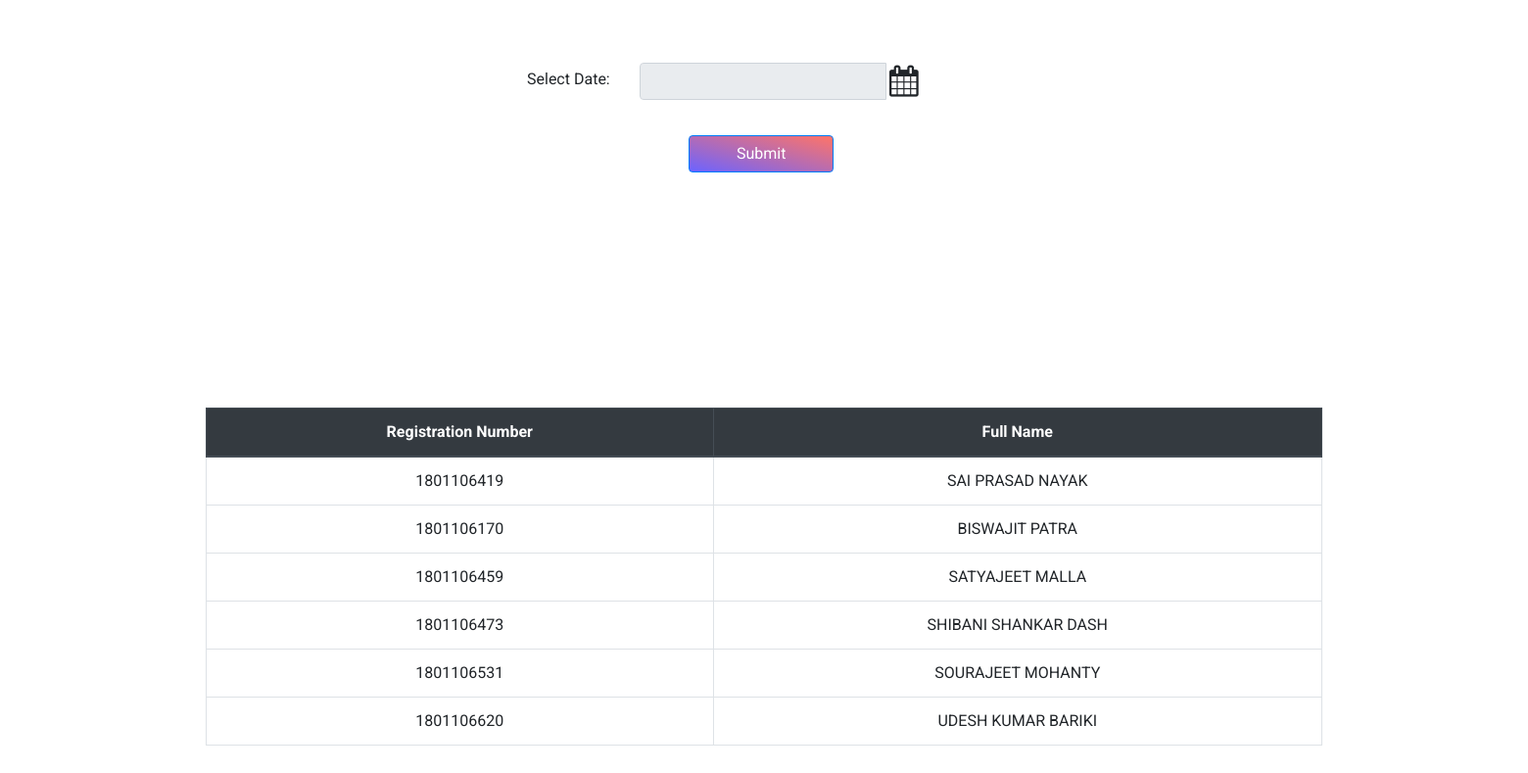
Screenshot of /table.php (signed in) with the database file from the repository.
### tables this page shows
CREATE TABLE `class` (
  `Registration_Number` int(255) NOT NULL,
  `Full_Name` varchar(255) NOT NULL,
  `06_08_2020` varchar(30) DEFAULT NULL,
  `06_09_2020` varchar(30) DEFAULT NULL
);

### table.php (the view, shortened to what this page needs)
   <?php
    require './dbconfig/config.php';
    $result = mysqli_query($con_class,"SELECT * FROM class");
   ?>
<!doctype html>
<html lang="en">
  <head>
    <link rel="stylesheet" href="https://stackpath.bootstrapcdn.com/bootstrap/4.4.1/css/bootstrap.min.css">
    <link rel="stylesheet" href="https://cdnjs.cloudflare.com/ajax/libs/bootstrap-datepicker/1.3.0/css/datepicker.css">
    <link rel="stylesheet" type="text/css" href="./style.css">
     <link rel="stylesheet" href="https://cdnjs.cloudflare.com/ajax/libs/font-awesome/4.2.0/css/font-awesome.min.css">
  </head>
  <body>
  <form id="dtform"  method="POST">
    <div class="container date">
        <div class="row form-group">
        <label>Select Date: </label>
        <div id="datepicker" class="input-group date" data-date-format="mm-dd-yyyy">
            <input class="form-control" id="date"  name="date" type="text" readonly />
            <span class="input-group-addon"><i class="fa fa-calendar fa-2x"></i></span>
        </div>
    </div>
    <input type="submit" name="submit_date" id="submit-date" class="btn btn-primary px-5"></input>
    </div>
    </form>
    <div class="container table-row">
        <div class="row">
        <table class="table table-bordered" id="table">
        <thead class="thead-dark">
          <tr class="text-center">
            <th scope="col">Registration Number</th>
            <th scope="col">Full Name </th>
          </tr>
        </thead>
        <tbody>
        <?php
        while($row = mysqli_fetch_array($result))
        {
          echo '<tr class="text-center">';
           echo  '<td scope="row">' . $row['Registration_Number'] . '</td>';
            echo '<td>' . $row['Full_Name'] . '</td>';
            echo '</tr>';
        }
          ?>
        </tbody>
      </table>
    </div>
    </div>
  </body>
</html>

### style.css (style rules this page uses)
body { margin: 0; padding: 0; width: 100%; height: 100vh; font-family: 'Roboto', sans-serif; font-size: 16px !important; }
.table-row { margin-top:6rem; }
.date label { margin: 5px 10px; }
#datepicker { width:18rem; margin: 0 20px 20px 20px; }
#datepicker i { padding:3px; }
.date { margin:4rem 33rem 15rem; }
.date .btn { margin:0 10rem; background: linear-gradient(15deg, #6C63FF, #ff7467); }
.input-group-addon { cursor: pointer; }

### rows the page displays
class: Registration_Number "1801106419", Full_Name "SAI PRASAD NAYAK"
class: Registration_Number "1801106170", Full_Name "BISWAJIT PATRA"
class: Registration_Number "1801106459", Full_Name "SATYAJEET MALLA"
class: Registration_Number "1801106473", Full_Name "SHIBANI SHANKAR DASH"
class: Registration_Number "1801106531", Full_Name "SOURAJEET MOHANTY"
class: Registration_Number "1801106620", Full_Name "UDESH KUMAR BARIKI"
